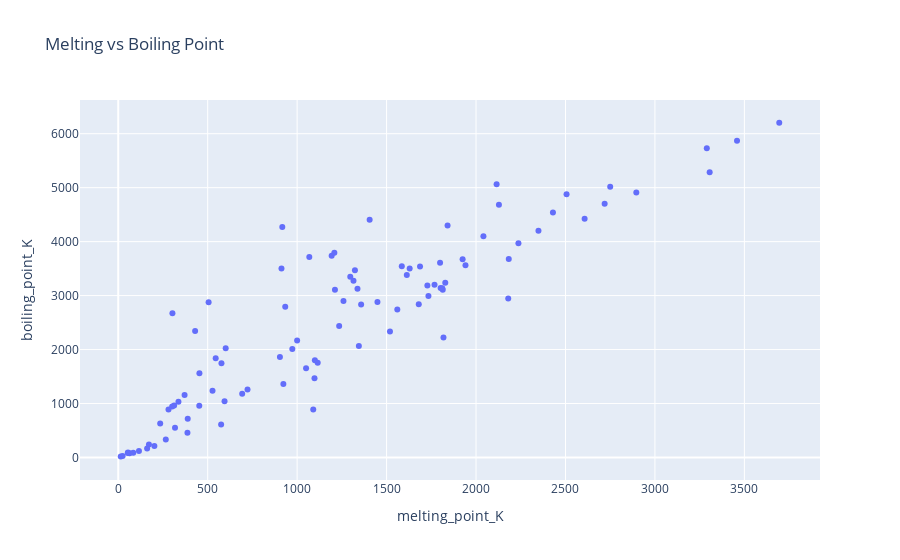

Notebook source saved alongside this figure:
### Markdown cell above
Purpose / Insight:  
This KPI shows the relationship between an element’s melting point and boiling point, which helps understand phase changes and thermal stability. It’s useful in materials science, chemistry, and engineering to predict how elements behave under heat.

### Code cell
import plotly.express as px # Trying plotly for the first time

fig = px.scatter(df, x='melting_point_K', y='boiling_point_K', hover_name='Element',
                 title='Melting vs Boiling Point')
fig.show()

### Figure 1 — Plotly figure (JSON) as saved in the notebook; plotly's stock layout.template omitted (floating-point values rounded to 4 significant figures)
{"data": [{"hovertemplate": "<b>%{hovertext}</b><br><br>melting_point_K=%{x}<br>boiling_point_K=%{y}<extra></extra>", "hovertext": ["Hydrogen", "Helium", "Lithium", "Beryllium", "Boron", "Carbon", "Nitrogen", "Oxygen", "Fluorine", "Neon", "Sodium", "Magnesium", "Aluminium", "Silicon", "Phosphorus", "Sulfur", "Chlorine", "Argon", "Potassium", "Calcium", "Scandium", "Titanium", "Vanadium", "Chromium", "Manganese", "Iron", "Cobalt", "Nickel", "Copper", "Zinc", "Gallium", "Germanium", "Arsenic", "Selenium", "Bromine", "Krypton", "Rubidium", "Strontium", "Yttrium", "Zirconium", "Niobium", "Molybdenum", "Technetium", "Ruthenium", "Rhodium", "Palladium", "Silver", "Cadmium", "Indium", "Tin", "Antimony", "Tellurium", "Iodine", "Xenon", "Caesium", "Barium", "Lanthanum", "Cerium", "Praseodymium", "Neodymium", "Promethium", "Samarium", "Europium", "Gadolinium", "Terbium", "Dysprosium", "Holmium", "Erbium", "Thulium", "Ytterbium", "Lutetium", "Hafnium", "Tantalum", "Tungsten", "Rhenium", "Osmium", "Iridium", "Platinum", "Gold", "Mercury", "Thallium", "Lead", "Bismuth", "Polonium", "Astatine", "Radon", "Francium", "Radium", "Actinium", "Thorium", "Protactinium", "Uranium", "Neptunium", "Plutonium", "Americium", "Curium", "Berkelium", "Californium", "Einsteinium", "Fermium", "Mendelevium", "Nobelium", "Lawrencium", "Rutherfordium", "Dubnium", "Seaborgium", "Bohrium", "Hassium", "Meitnerium", "Darmstadtium", "Roentgenium", "Copernicium", "Nihonium", "Flerovium", "Moscovium", "Livermorium", "Tennessine", "Oganesson"], "legendgroup": "", "marker": {"color": "#636efa", "symbol": "circle"}, "mode": "markers", "name": "", "orientation": "v", "showlegend": false, "type": "scatter", "x": [14.01, NaN, 453.7, 1560.0, 2349.0, NaN, 63.15, 54.36, 53.53, 24.56, 370.9, 923.0, 933.5, 1687.0, 317.3, 388.4, 171.6, 83.8, 336.5, 1115.0, 1814.0, 1941.0, 2183.0, 2180.0, 1519.0, 1811.0, 1768.0, 1728.0, 1358.0, 692.9, 302.9, 1211.0, 1090.0, 453.0, 265.8, 115.8, 312.5, 1050.0, 1799.0, 2128.0, 2750.0, 2896.0, 2430.0, 2607.0, 2237.0, 1828.0, 1235.0, 594.2, 429.8, 505.1, 903.8, 722.7, 386.9, 161.4, 301.6, 1000.0, 1193.0, 1068.0, 1208.0, 1297.0, 1315.0, 1345.0, 1099.0, 1585.0, 1629.0, 1680.0, 1734.0, 1802.0, 1818.0, 1097.0, 1925.0, 2506.0, 3290.0, 3695.0, 3459.0, 3306.0, 2719.0, 2041.0, 1337.0, 234.4, 577.0, 600.6, 544.7, 527.0, 575.0, 202.0, 281.0, 973.0, 1323.0, 2115.0, 1841.0, 1405.0, 917.0, 912.5, 1449.0, 1613.0, 1259.0, 1173.0, 1133.0, NaN, NaN, NaN, NaN, NaN, NaN, NaN, NaN, NaN, NaN, NaN, NaN, NaN, NaN, NaN, NaN, NaN, NaN, NaN], "xaxis": "x", "y": [20.28, 4.22, 1560.0, 2742.0, 4200.0, 4300.0, 77.36, 90.2, 85.03, 27.07, 1156.0, 1363.0, 2792.0, 3538.0, 550.0, 717.9, 239.1, 87.3, 1032.0, 1757.0, 3109.0, 3560.0, 3680.0, 2944.0, 2334.0, 3134.0, 3200.0, 3186.0, 2835.0, 1180.0, 2673.0, 3106.0, 887.0, 958.0, 332.0, 119.9, 961.0, 1655.0, 3609.0, 4682.0, 5017.0, 4912.0, 4538.0, 4423.0, 3968.0, 3236.0, 2435.0, 1040.0, 2345.0, 2875.0, 1860.0, 1261.0, 457.4, 165.0, 944.0, 2170.0, 3737.0, 3716.0, 3793.0, 3347.0, 3273.0, 2067.0, 1802.0, 3546.0, 3503.0, 2840.0, 2993.0, 3141.0, 2223.0, 1469.0, 3675.0, 4876.0, 5731.0, 6203.0, 5869.0, 5285.0, 4701.0, 4098.0, 3129.0, 629.9, 1746.0, 2022.0, 1837.0, 1235.0, 610.0, 211.3, 890.0, 2010.0, 3471.0, 5061.0, 4300.0, 4404.0, 4273.0, 3501.0, 2880.0, 3383.0, 2900.0, NaN, NaN, NaN, NaN, NaN, NaN, NaN, NaN, NaN, NaN, NaN, NaN, NaN, NaN, NaN, NaN, NaN, NaN, NaN, NaN, NaN], "yaxis": "y"}], "layout": {"legend": {"tracegroupgap": 0}, "title": {"text": "Melting vs Boiling Point"}, "xaxis": {"anchor": "y", "domain": [0, 1], "title": {"text": "melting_point_K"}}, "yaxis": {"anchor": "x", "domain": [0, 1], "title": {"text": "boiling_point_K"}}}}
